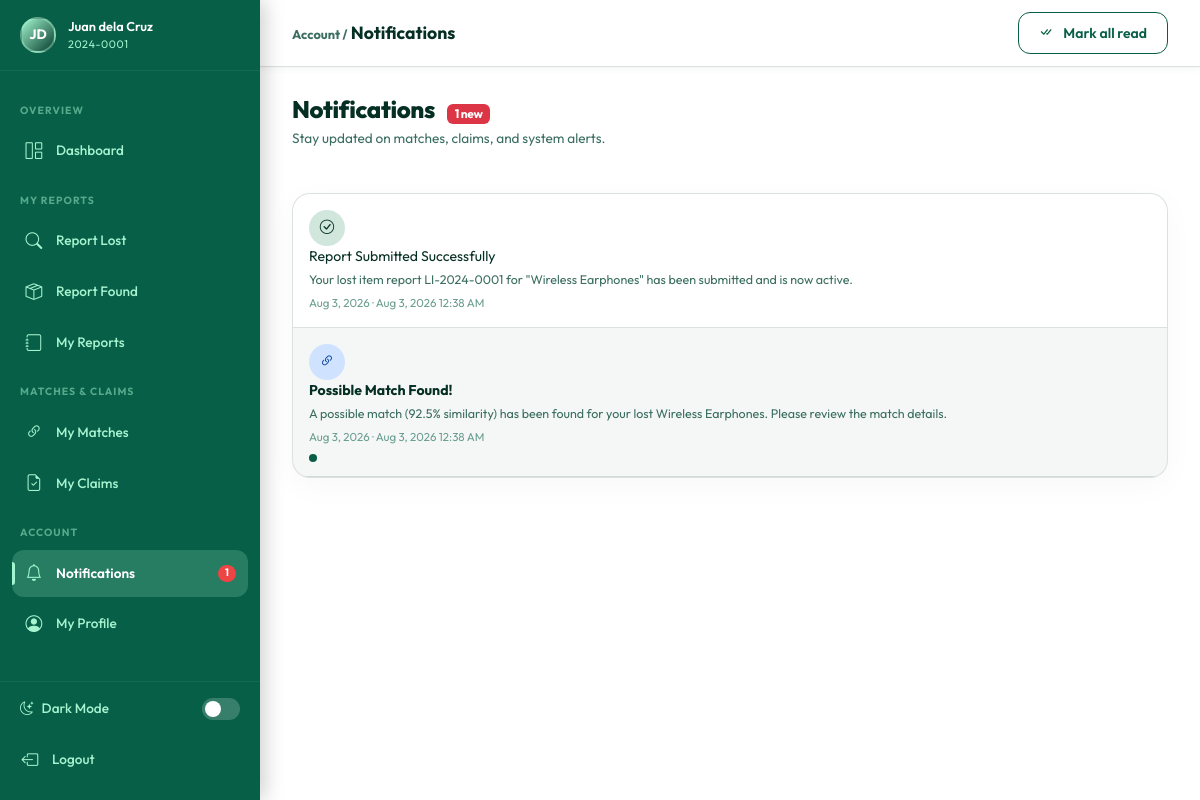
Page /student/notifications.php (signed in) on the committed database.
### tables this page shows
CREATE TABLE IF NOT EXISTS `users` (
    `id`              INT UNSIGNED    NOT NULL AUTO_INCREMENT,
    `name`            VARCHAR(100)    NOT NULL,
    `email`           VARCHAR(150)    NOT NULL,
    `password`        VARCHAR(255)    NOT NULL,
    `role`            ENUM('admin','student','security') NOT NULL DEFAULT 'student',
    `student_id`      VARCHAR(50)     NULL DEFAULT NULL,
    `phone`           VARCHAR(20)     NULL DEFAULT NULL,
    `profile_photo`   VARCHAR(255)    NULL DEFAULT NULL,
    `status`          ENUM('active','inactive','suspended') NOT NULL DEFAULT 'active',
    `remember_token`  VARCHAR(100)    NULL DEFAULT NULL,
    `last_login`      DATETIME        NULL DEFAULT NULL,
    `created_at`      DATETIME        NOT NULL DEFAULT CURRENT_TIMESTAMP,
    `updated_at`      DATETIME        NOT NULL DEFAULT CURRENT_TIMESTAMP ON UPDATE CURRENT_TIMESTAMP,
    PRIMARY KEY (`id`),
    UNIQUE KEY `uq_email` (`email`),
    KEY `idx_role`   (`role`),
    KEY `idx_status` (`status`)
);

CREATE TABLE IF NOT EXISTS `notifications` (
    `id`           INT UNSIGNED NOT NULL AUTO_INCREMENT,
    `user_id`      INT UNSIGNED NOT NULL,
    `title`        VARCHAR(200) NOT NULL,
    `message`      TEXT         NOT NULL,
    `type`         ENUM('info','success','warning','match','claim') NOT NULL DEFAULT 'info',
    `is_read`      TINYINT(1)   NOT NULL DEFAULT 0,
    `related_id`   INT UNSIGNED NULL DEFAULT NULL,
    `related_type` VARCHAR(50)  NULL DEFAULT NULL,
    `created_at`   DATETIME     NOT NULL DEFAULT CURRENT_TIMESTAMP,
    PRIMARY KEY (`id`),
    KEY `idx_user_id` (`user_id`),
    KEY `idx_is_read` (`is_read`),
    CONSTRAINT `fk_notif_user` FOREIGN KEY (`user_id`) REFERENCES `users`(`id`) ON DELETE CASCADE
);

### includes/auth.php (called while the page is built, shortened)
<?php
require_once __DIR__ . '/../config/database.php';
function isLoggedIn(): bool
{
    return isset($_SESSION['user_id']) && isset($_SESSION['role']);
}
function currentUser(): array
{
    static $user = null;
    if ($user === null) {
        $user = db()->fetchOne(
            'SELECT id, name, email, role, student_id, phone, profile_photo, status FROM users WHERE id = ? AND status = "active"',
            [$_SESSION['user_id']]
        );
    }
    return $user;
}
if (!function_exists('userInitials')) {
    function userInitials(string $name): string
    {
        $parts = explode(' ', trim($name));
        $initials = '';
        foreach (array_slice($parts, 0, 2) as $part) {
            $initials .= strtoupper($part[0] ?? '');
        }
        return $initials ?: '?';
    }
}
$user = isLoggedIn() ? currentUser() : [];

### config/database.php (called while the page is built, shortened)
<?php
class Database
{
    private static ?Database $instance = null;
    private PDO $connection;
    private function __construct()
    {
        $dsn = sprintf(
            'mysql:host=%s;port=%s;dbname=%s;charset=%s',
            DB_HOST, DB_PORT, DB_NAME, DB_CHARSET
        );
        $options = [
            PDO::ATTR_ERRMODE            => PDO::ERRMODE_EXCEPTION,
            PDO::ATTR_DEFAULT_FETCH_MODE => PDO::FETCH_ASSOC,
            PDO::ATTR_EMULATE_PREPARES   => false,
            PDO::MYSQL_ATTR_INIT_COMMAND => "SET NAMES utf8mb4 COLLATE utf8mb4_unicode_ci",
        ];
        try {
            $this->connection = new PDO($dsn, DB_USER, DB_PASS, $options);
        } catch (PDOException $e) {
            if (APP_DEBUG) {
                die('<div style="background:#f8d7da;color:#721c24;padding:1rem;font-family:monospace;border-radius:4px;">
                    <strong>Database Connection Failed:</strong><br>' . htmlspecialchars($e->getMessage()) . '
                </div>');
            }
            die('A database error occurred. Please try again later.');
        }
    }
    public static function getInstance(): Database
    {
        if (self::$instance === null) {
            self::$instance = new self();
        }
        return self::$instance;
    }
    public function query(string $sql, array $params = []): PDOStatement
    {
        $stmt = $this->connection->prepare($sql);
        $stmt->execute($params);
        return $stmt;
    }
    public function fetchOne(string $sql, array $params = []): array|false
    {
        return $this->query($sql, $params)->fetch();
    }
    public function fetchAll(string $sql, array $params = []): array
    {
        return $this->query($sql, $params)->fetchAll();
    }
}
function db(): Database
{
    return Database::getInstance();
}

### includes/functions.php (called while the page is built, shortened)
<?php
require_once __DIR__ . '/../config/database.php';
function e(mixed $val): string
{
    return htmlspecialchars((string)($val ?? ''), ENT_QUOTES | ENT_HTML5, 'UTF-8');
}
function paginate(string $sql, array $params, int $page, int $perPage = ITEMS_PER_PAGE): array
{
    $countSql = preg_replace('/SELECT\s.+?\sFROM/is', 'SELECT COUNT(*) AS total FROM', $sql);
    $countSql = preg_replace('/ORDER BY.+$/is', '', $countSql);
    $total    = (int)(db()->fetchOne($countSql, $params)['total'] ?? 0);
    $pages    = max(1, (int)ceil($total / $perPage));
    $page     = max(1, min($page, $pages));
    $offset   = ($page - 1) * $perPage;
    $rows = db()->fetchAll($sql . " LIMIT {$perPage} OFFSET {$offset}", $params);
    return [
        'rows'       => $rows,
        'total'      => $total,
        'page'       => $page,
        'pages'      => $pages,
        'per_page'   => $perPage,
        'from'       => $total === 0 ? 0 : $offset + 1,
        'to'         => min($offset + $perPage, $total),
    ];
}
function formatDate(string $date, string $format = 'M j, Y'): string
{
    return date($format, strtotime($date));
}
function timeAgo(string $datetime): string
{
    $diff = time() - strtotime($datetime);
    return date('M j, Y', strtotime($datetime));
}

### includes/notifications.php (called while the page is built, shortened)
<?php
require_once __DIR__ . '/../config/database.php';
function unreadCount(int $userId): int
{
    $row = db()->fetchOne(
        'SELECT COUNT(*) AS cnt FROM notifications WHERE user_id = ? AND is_read = 0',
        [$userId]
    );
    return (int)($row['cnt'] ?? 0);
}

### student/notifications.php (the view, shortened to what this page needs)
<?php
$activePage = 'notifications';
require_once __DIR__ . '/../config/database.php';
require_once __DIR__ . '/../includes/auth.php';
require_once __DIR__ . '/../includes/functions.php';
require_once __DIR__ . '/../includes/notifications.php';
$uid = $user['id'];
$page    = max(1, (int)($_GET['page'] ?? 1));
$sql     = 'SELECT * FROM notifications WHERE user_id=? ORDER BY created_at DESC';
$pager   = paginate($sql, [$uid], $page, 15);
$unread  = unreadCount($uid);
include __DIR__ . '/../includes/header.php';
$sidebar = match($user['role']) {
    'admin'    => '../includes/sidebar_admin.php',
    'security' => '../includes/sidebar_security.php',
    default    => '../includes/sidebar_student.php',
};
include __DIR__ . '/' . $sidebar;
?>
<div class="main-content">
  <div class="topbar">
    <div class="topbar-title"><span class="text-muted-sm">Account /</span> Notifications</div>
    <div class="topbar-actions">
      <?php if ($unread > 0): ?>
      <a href="?mark_all=1" class="btn btn-outline-primary btn-sm">
        <i class="bi bi-check-all me-1"></i> Mark all read
      </a>
      <?php endif; ?>
    </div>
  </div>
  <div class="content-area">
    <div class="page-header">
      <div>
        <h1 class="page-title">Notifications
          <?php if ($unread > 0): ?>
          <span class="badge bg-danger ms-2" style="font-size:.75rem;"><?= $unread ?> new</span>
          <?php endif; ?>
        </h1>
        <p class="page-subtitle">Stay updated on matches, claims, and system alerts.</p>
      </div>
    </div>
    <div class="card">
      <?php if (empty($pager['rows'])): ?>
      <div class="card-body">
        <div class="empty-state py-4">
          <i class="bi bi-bell"></i>
          <h5>No notifications</h5>
          <p>You're all caught up! Notifications will appear here when there's activity.</p>
        </div>
      </div>
      <?php else: ?>
        <?php foreach ($pager['rows'] as $n): ?>
        <?php $icons = ['match'=>'bi-link-45deg','success'=>'bi-check-circle','warning'=>'bi-exclamation-triangle','info'=>'bi-info-circle','claim'=>'bi-file-earmark-check']; ?>
        <a href="?read=<?= $n['id'] ?>" class="text-decoration-none d-block notif-item <?= $n['is_read']?'':'unread' ?>">
          <div class="notif-icon <?= e($n['type']) ?>">
            <i class="bi <?= $icons[$n['type']] ?? 'bi-bell' ?>"></i>
          </div>
          <div class="notif-body" style="flex:1;">
            <div class="notif-title" style="font-size:.88rem;"><?= e($n['title']) ?></div>
            <div class="notif-msg"><?= e($n['message']) ?></div>
            <span class="notif-time"><?= timeAgo($n['created_at']) ?> · <?= formatDate($n['created_at'],'M j, Y h:i A') ?></span>
          </div>
          <?php if (!$n['is_read']): ?><div class="unread-dot"></div><?php endif; ?>
        </a>
        <?php endforeach; ?>
      <?php endif; ?>
    </div>
  </div>
</div>
<?php include __DIR__ . '/../includes/footer.php'; ?>

### includes/sidebar_student.php (shortened to what this page needs)
<?php
require_once __DIR__ . '/../includes/auth.php';
require_once __DIR__ . '/../includes/functions.php';
require_once __DIR__ . '/../includes/notifications.php';
$u = currentUser();
$nc = unreadCount($u['id']);
$activePage = $activePage ?? '';
function studentNavLink(string $href, string $icon, string $label, string $page, string $active, int $badge = 0): string {
    $cls = $page === $active ? ' active' : '';
    $b   = $badge > 0 ? "<span class='nav-badge'>{$badge}</span>" : '';
    return "<li class='nav-item'>
              <a href='{$href}' class='nav-link-sidebar{$cls}'>
                <i class='bi {$icon}'></i> {$label} {$b}
              </a>
            </li>";
}
?>
<nav class="sidebar" id="sidebar">
  <div class="sidebar-user">
    <div class="sidebar-avatar"><?= userInitials($u['name']) ?></div>
    <div>
      <div class="sidebar-user-name"><?= e($u['name']) ?></div>
      <div class="sidebar-user-role"><?= e($u['student_id'] ?? 'Student') ?></div>
    </div>
  </div>
  <ul class="sidebar-nav list-unstyled">
    <span class="nav-section-label">Overview</span>
    <?= studentNavLink(BASE_URL.'/student/dashboard.php',      'bi-grid-1x2',            'Dashboard',     'dashboard',     $activePage) ?>
    <span class="nav-section-label">My Reports</span>
    <?= studentNavLink(BASE_URL.'/student/lost_items.php',     'bi-search',              'Report Lost',   'lost',          $activePage) ?>
    <?= studentNavLink(BASE_URL.'/student/found_items.php',    'bi-box-seam',            'Report Found',  'found',         $activePage) ?>
    <?= studentNavLink(BASE_URL.'/student/my_reports.php',     'bi-journal',             'My Reports',    'my_reports',    $activePage) ?>
    <span class="nav-section-label">Matches & Claims</span>
    <?= studentNavLink(BASE_URL.'/student/matches.php',        'bi-link-45deg',          'My Matches',    'matches',       $activePage) ?>
    <?= studentNavLink(BASE_URL.'/student/claims.php',         'bi-file-earmark-check',  'My Claims',     'claims',        $activePage) ?>
    <span class="nav-section-label">Account</span>
    <?= studentNavLink(BASE_URL.'/student/notifications.php',  'bi-bell',                'Notifications', 'notifications', $activePage, $nc) ?>
    <?= studentNavLink(BASE_URL.'/student/profile.php',        'bi-person-circle',       'My Profile',    'profile',       $activePage) ?>
  </ul>
  <div class="sidebar-footer">
    <div class="d-flex align-items-center justify-content-between px-2 mb-3">
      <span style="font-size: 0.85rem; color: var(--sidebar-text); font-weight: 500;">
        <i class="bi bi-moon-stars me-2"></i>Dark Mode
      </span>
      <button class="dark-toggle <?= $isDark ? 'active' : '' ?>" id="darkToggle" aria-label="Toggle dark mode"></button>
    </div>
    <a href="<?= BASE_URL ?>/logout.php" class="nav-link-sidebar px-2">
      <i class="bi bi-box-arrow-left"></i> Logout
    </a>
  </div>
</nav>

### rows in the picture
users: name "JD", name "Juan dela Cruz", student "2024-0001"
notifications: title "Report Submitted Successfully", message "Your lost item report LI-2024-0001 for \"Wireless Earphones\" has been submitted and is now active.", created_at "Aug 3, 2026", created_at "Aug 3, 2026 12:38 AM"
notifications: title "Possible Match Found!", message "A possible match (92.5% similarity) has been found for your lost Wireless Earphones. Please review the match details.", created_at "Aug 3, 2026", created_at "Aug 3, 2026 12:38 AM", is_read 0 (drawn)

### other values in the picture
$label "Dashboard Report Lost Report Found My Reports My Matches My Claims Notifications My Profile"
$badge "1"
$unread "1"
